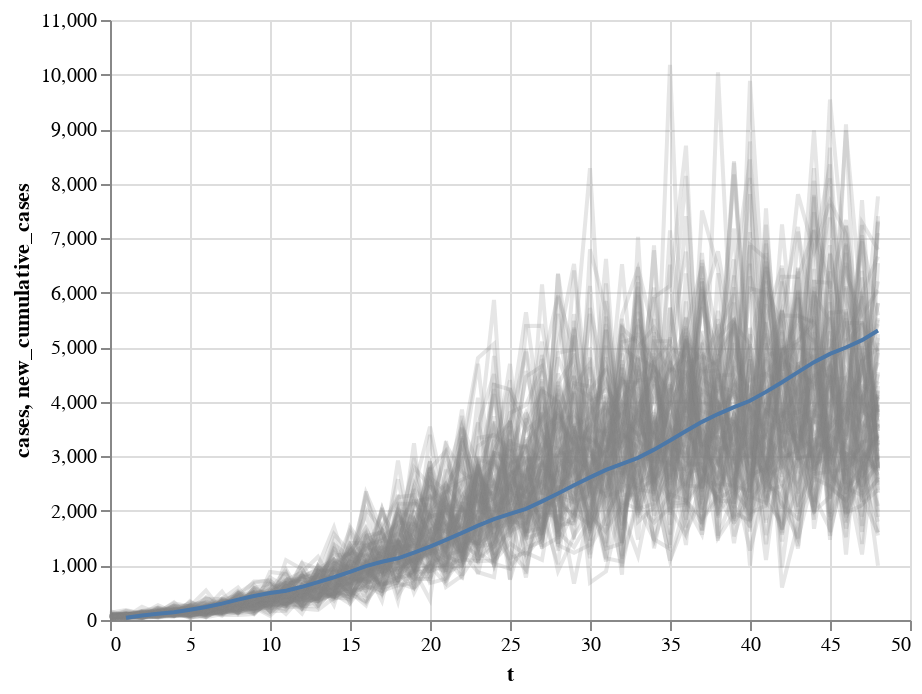

Notebook source saved alongside this figure:
### Code cell
posterior_pred_chart = alt.Chart(
    post_obs_long.loc[
        post_obs_long.series < 100
    ]
).mark_line().encode(
    alt.X('t'),
    alt.Y(
        'cases', 
    ),
    detail = 'series',
    opacity = alt.value(0.2),
    color = alt.value('grey')
)

observed_line = alt.Chart(
    us_delta.loc[us_delta.new_cumulative_cases != 0,['t', 'new_cumulative_cases']]
).mark_line().encode(
    alt.Y(
        'new_cumulative_cases', 
    ),
    alt.X('t'),
)

posterior_pred_chart + observed_line

### Figure 1 — Vega-Lite specification as saved in the notebook (floating-point values rounded to 4 significant figures; data arrays with more than 128 entries replaced by an {"elided": "..."} marker saying what was removed)
{"config": {"view": {"continuousWidth": 400, "continuousHeight": 300}}, "layer": [{"data": {"name": "data-f3b1845ac986318e4dc45af0ae6f8708"}, "mark": "line", "encoding": {"color": {"value": "grey"}, "detail": {"type": "quantitative", "field": "series"}, "opacity": {"value": 0.2}, "x": {"type": "quantitative", "field": "t"}, "y": {"type": "quantitative", "field": "cases"}}}, {"data": {"name": "data-5b98034765e6c3e7187991ad9367ca55"}, "mark": "line", "encoding": {"x": {"type": "quantitative", "field": "t"}, "y": {"type": "quantitative", "field": "new_cumulative_cases"}}}], "$schema": "https://vega.github.io/schema/vega-lite/v4.8.1.json", "datasets": {"data-f3b1845ac986318e4dc45af0ae6f8708": {"elided": "4900 records"}, "data-5b98034765e6c3e7187991ad9367ca55": [{"t": 1, "new_cumulative_cases": 40.45}, {"t": 2, "new_cumulative_cases": 82.63}, {"t": 3, "new_cumulative_cases": 114.0}, {"t": 4, "new_cumulative_cases": 142.2}, {"t": 5, "new_cumulative_cases": 187.8}, {"t": 6, "new_cumulative_cases": 238.8}, {"t": 7, "new_cumulative_cases": 300.1}, {"t": 8, "new_cumulative_cases": 372.9}, {"t": 9, "new_cumulative_cases": 441.3}, {"t": 10, "new_cumulative_cases": 494.3}, {"t": 11, "new_cumulative_cases": 537.3}, {"t": 12, "new_cumulative_cases": 608.8}, {"t": 13, "new_cumulative_cases": 694.8}, {"t": 14, "new_cumulative_cases": 783.9}, {"t": 15, "new_cumulative_cases": 882.9}, {"t": 16, "new_cumulative_cases": 987.5}, {"t": 17, "new_cumulative_cases": 1068.0}, {"t": 18, "new_cumulative_cases": 1131.0}, {"t": 19, "new_cumulative_cases": 1234.0}, {"t": 20, "new_cumulative_cases": 1345.0}, {"t": 21, "new_cumulative_cases": 1468.0}, {"t": 22, "new_cumulative_cases": 1596.0}, {"t": 23, "new_cumulative_cases": 1729.0}, {"t": 24, "new_cumulative_cases": 1849.0}, {"t": 25, "new_cumulative_cases": 1945.0}, {"t": 26, "new_cumulative_cases": 2039.0}, {"t": 27, "new_cumulative_cases": 2175.0}, {"t": 28, "new_cumulative_cases": 2319.0}, {"t": 29, "new_cumulative_cases": 2469.0}, {"t": 30, "new_cumulative_cases": 2615.0}, {"t": 31, "new_cumulative_cases": 2753.0}, {"t": 32, "new_cumulative_cases": 2863.0}, {"t": 33, "new_cumulative_cases": 2973.0}, {"t": 34, "new_cumulative_cases": 3124.0}, {"t": 35, "new_cumulative_cases": 3292.0}, {"t": 36, "new_cumulative_cases": 3466.0}, {"t": 37, "new_cumulative_cases": 3633.0}, {"t": 38, "new_cumulative_cases": 3776.0}, {"t": 39, "new_cumulative_cases": 3902.0}, {"t": 40, "new_cumulative_cases": 4019.0}, {"t": 41, "new_cumulative_cases": 4182.0}, {"t": 42, "new_cumulative_cases": 4359.0}, {"t": 43, "new_cumulative_cases": 4545.0}, {"t": 44, "new_cumulative_cases": 4727.0}, {"t": 45, "new_cumulative_cases": 4878.0}, {"t": 46, "new_cumulative_cases": 4996.0}, {"t": 47, "new_cumulative_cases": 5130.0}, {"t": 48, "new_cumulative_cases": 5307.0}]}}
